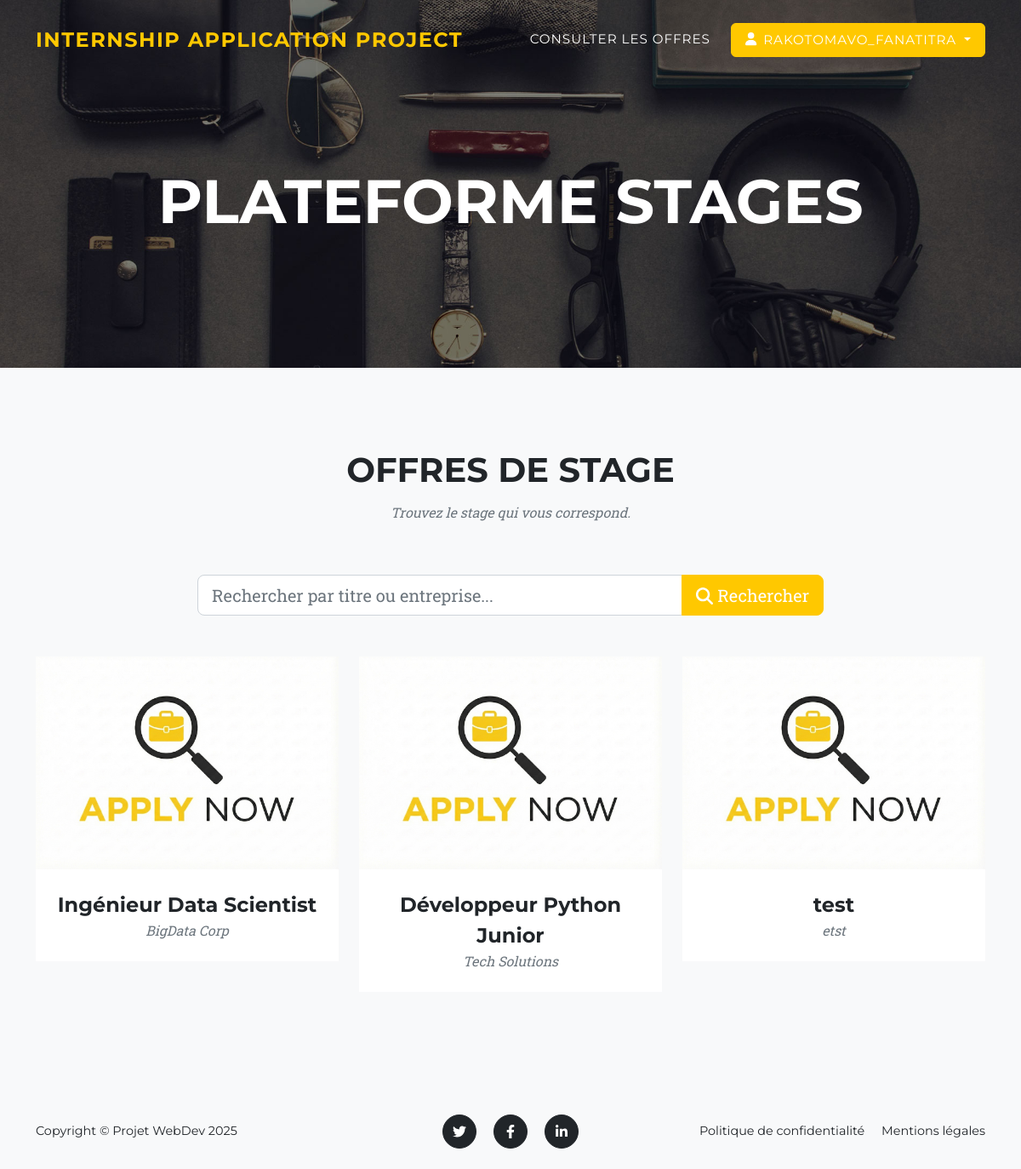
Page /offres/ (signed in) on the earlier database version.
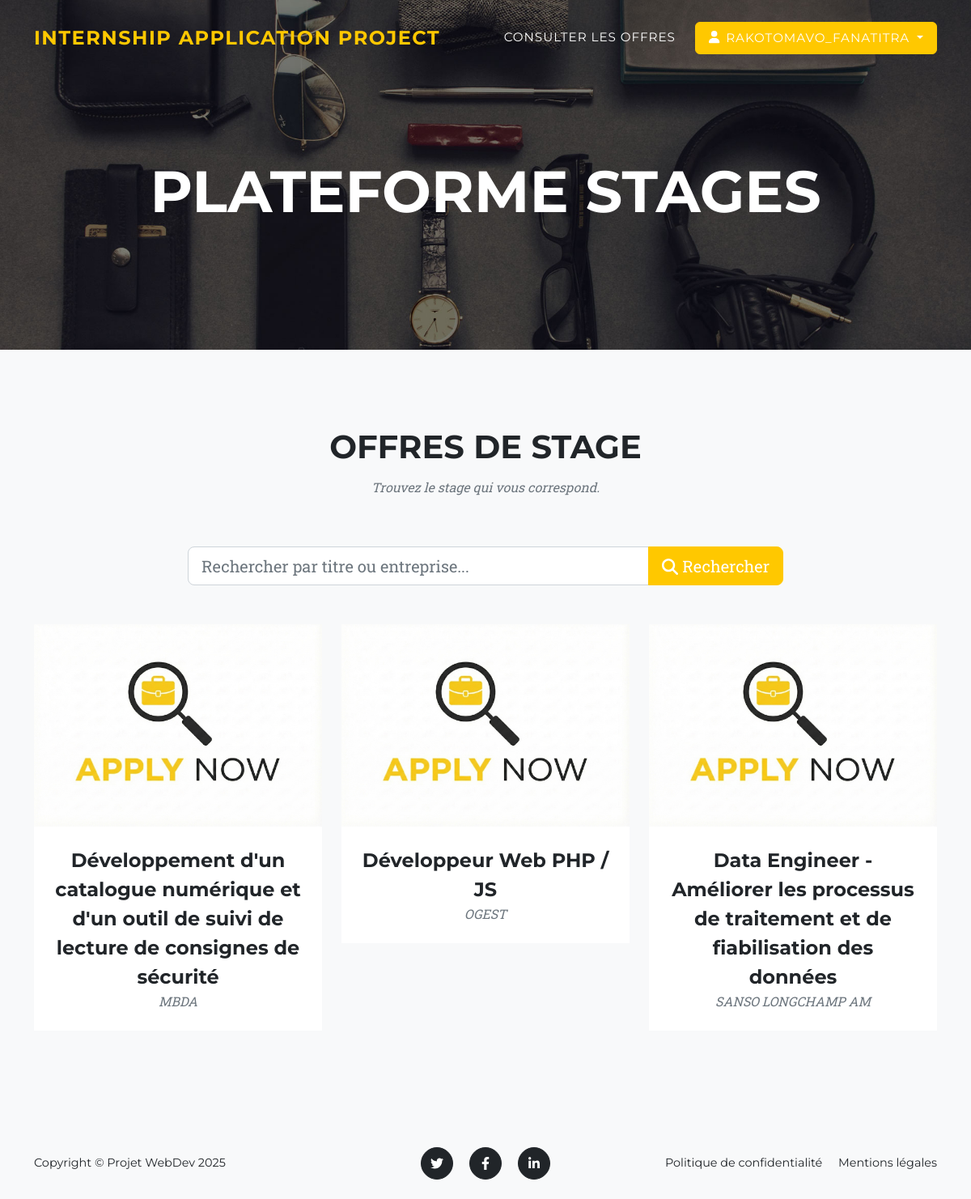
Same page on the later database version.
### internship_projet/models.py (models this page shows, shortened)
class Offre(models.Model):
    ETAT_CHOICES = [
        ('En attente', 'En attente validation'),
        ('Validée', 'Validée'),
        ('Refusée', 'Refusée'),
        ('Clôturée', 'Clôturée'),
    ]
    IDOffre = models.AutoField(primary_key=True)
    Organisme = models.CharField(max_length=100, verbose_name="Nom de l'organisme")
    NomContact = models.CharField(max_length=100, verbose_name="Nom et prénom du contact")
    EmailContact = models.EmailField(verbose_name="Email du contact")
    Titre = models.CharField(max_length=100, verbose_name="Titre du stage")
    Detail = models.TextField(verbose_name="Détail du stage")
    DateDepot = models.DateTimeField(default=timezone.now, verbose_name="Date de dépôt")
    Etat = models.CharField(max_length=30, choices=ETAT_CHOICES, default='En attente')
    NbCandidats = models.IntegerField(default=0, verbose_name="Nombre de candidats actuels")

### internship_projet/views.py (the view)
# urls.py: path('', views.liste_offres, name='liste_offres'),
@login_required
def liste_offres(request):
    lesOffres = Offre.objects.filter(Etat='Validée').order_by('-DateDepot')
    search_query = request.GET.get('q')
    if search_query:
        lesOffres = lesOffres.filter(
            Q(Titre__icontains=search_query) |
            Q(Organisme__icontains=search_query)
        )
    return render(request, 'internship_projet/liste_offres.html', {
        'offres': lesOffres,
        'search_query': search_query
    })

### internship_projet/templates/internship_projet/liste_offres.html (shortened to what this page needs)
{% extends 'internship_projet/base.html' %}
{% load static %}
{% block content %}
<section class="page-section bg-light" id="portfolio">
    <div class="container">
        <div class="text-center">
            <h2 class="section-heading text-uppercase">Offres de Stage</h2>
            <h3 class="section-subheading text-muted">Trouvez le stage qui vous correspond.</h3>
        </div>
        <div class="row justify-content-center mb-5">
            <div class="col-lg-8">
                <form method="GET" action="{% url 'liste_offres' %}">
                    <div class="input-group input-group-lg">
                        <input type="text" name="q" class="form-control"
                               placeholder="Rechercher par titre ou entreprise..."
                               value="{{ search_query|default_if_none:'' }}">
                        <button class="btn btn-primary" type="submit" id="button-search">
                            <i class="fas fa-search"></i> Rechercher
                        </button>
                    </div>
                </form>
            </div>
        </div>
        <div class="row">
            {% for offre in offres %}
                <div class="col-lg-4 col-sm-6 mb-4">
                    <div class="portfolio-item">
                        <a class="portfolio-link" href="{% url 'detail_offre' offre.IDOffre %}">
                            <img class="img-fluid" src="{% static 'internship_projet/assets/img/portfolio/7.jpg' %}" alt="..." />
                        </a>
                        <div class="portfolio-caption">
                            <div class="portfolio-caption-heading">{{ offre.Titre }}</div>
                            <div class="portfolio-caption-subheading text-muted">{{ offre.Organisme }}</div>
                        </div>
                    </div>
                </div>
            {% empty %}
                <div class="col-12 text-center">
                    <div class="alert alert-warning">
                        Aucune offre ne correspond à votre recherche.
                    </div>
                </div>
            {% endfor %}
        </div>
    </div>
</section>
{% endblock %}

### internship_projet/templates/internship_projet/base.html (shortened to what this page needs)
{% load static %}
<!DOCTYPE html>
<html lang="fr">
    <head>
        <link href="{% static 'internship_projet/css/styles.css' %}" rel="stylesheet" />
    </head>
    <body id="page-top">
        <nav class="navbar navbar-expand-lg navbar-dark fixed-top" id="mainNav">
            <div class="container">
                <a class="navbar-brand" href="{% url 'liste_offres' %}">
                  Internship Application Project
                </a>
                <div class="collapse navbar-collapse" id="navbarResponsive">
                    <ul class="navbar-nav text-uppercase ms-auto py-4 py-lg-0">
                        {% if user.is_authenticated %}
                            <li class="nav-item">
                                <a class="nav-link" href="{% url 'liste_offres' %}">
                                    {% if user.is_superuser or is_prof %}
                                        Gestion des Stages
                                    {% else %}
                                        Consulter les Offres
                                    {% endif %}
                                </a>
                            </li>
                            <li class="nav-item dropdown">
                                <a class="nav-link dropdown-toggle btn btn-primary px-3 rounded text-white" href="#" id="navbarDropdown" role="button" data-bs-toggle="dropdown" aria-expanded="false">
                                    <i class="fas fa-user me-2"></i>{{ user.username }}
                                </a>
                            </li>
                        {% endif %}
                    </ul>
                </div>
            </div>
        </nav>
        <header class="masthead {% block header_class %}sub-page{% endblock %}">
            <div class="container">
                <div class="masthead-heading text-uppercase">{% block header_title %}Plateforme Stages{% endblock %}</div>
            </div>
        </header>
        {% block content %}
        {% endblock %}
        <footer class="footer py-4 bg-light mt-auto">
            <div class="container">
                <div class="row align-items-center">
                    <div class="col-lg-4 text-lg-start">Copyright &copy; Projet WebDev 2025</div>
                    <div class="col-lg-4 my-3 my-lg-0">
                        <a class="btn btn-dark btn-social mx-2" href="#!" aria-label="Twitter"><i class="fab fa-twitter"></i></a>
                        <a class="btn btn-dark btn-social mx-2" href="#!" aria-label="Facebook"><i class="fab fa-facebook-f"></i></a>
                        <a class="btn btn-dark btn-social mx-2" href="#!" aria-label="LinkedIn"><i class="fab fa-linkedin-in"></i></a>
                    </div>
                    <div class="col-lg-4 text-lg-end">
                        <a class="link-dark text-decoration-none me-3" href="#!">Politique de confidentialité</a>
                        <a class="link-dark text-decoration-none" href="#!">Mentions légales</a>
                    </div>
                </div>
            </div>
        </footer>
    </body>
</html>

Differences in the rows shown:
removed Offre: Titre "Ingénieur Data Scientist", Organisme "BigData Corp"
removed Offre: Titre "Développeur Python Junior", Organisme "Tech Solutions"
removed Offre: Titre "test", Organisme "etst"
added Offre: Titre "Développement d'un catalogue numérique et d'un outil de suivi de lecture de consignes de sécurité", Organisme "MBDA"
added Offre: Titre "Développeur Web PHP / JS", Organisme "OGEST"
now on this page (row edited): Offre: Titre "Data Engineer - Améliorer les processus de traitement et de fiabilisation des données", Organisme "SANSO LONGCHAMP AM"
